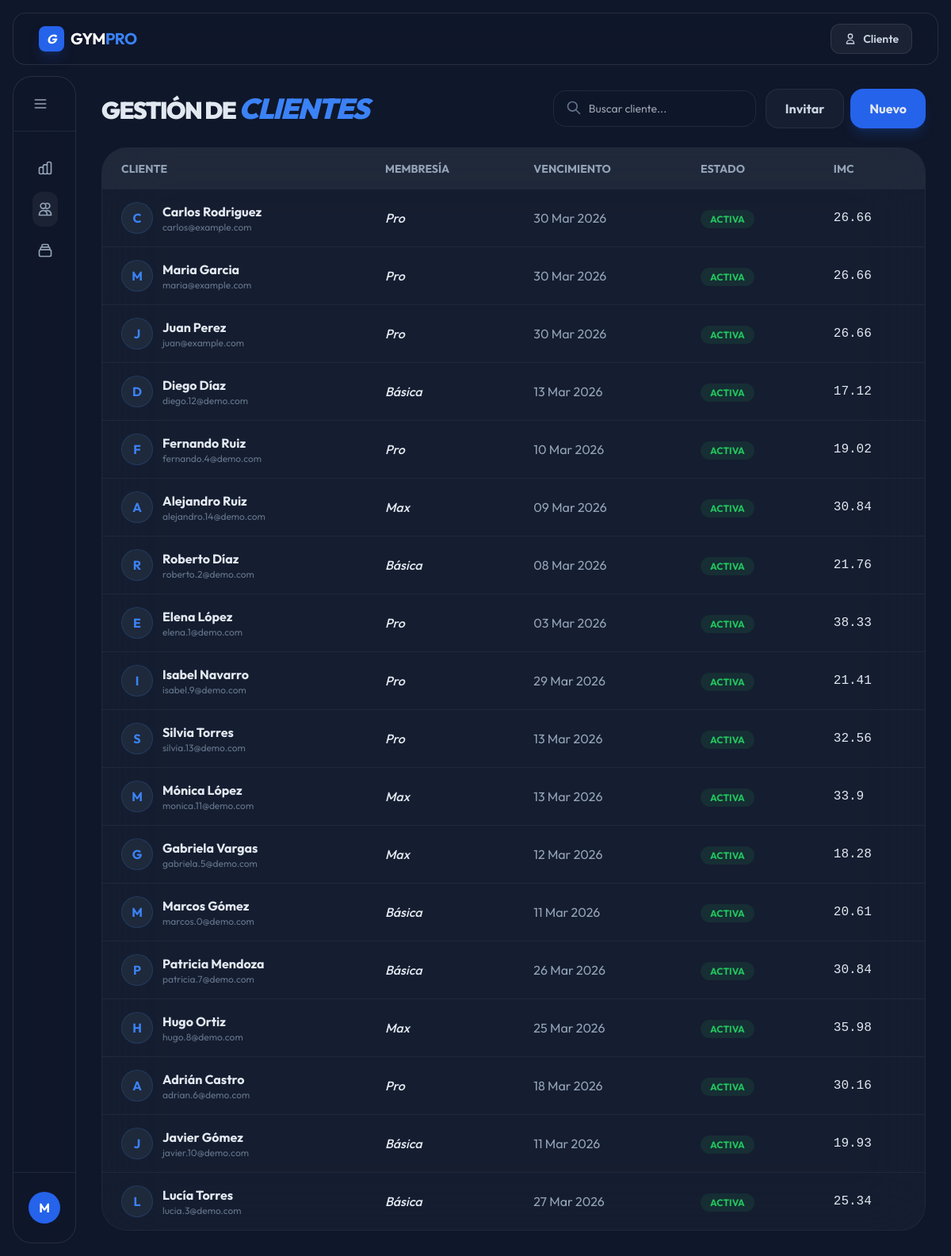
The app's page /dashboard/clientes/ (signed in) with its own data.
### administracion/models.py (models this page shows, shortened)
class Usuario(AbstractBaseUser, PermissionsMixin):
    class Roles(models.TextChoices):
        ADMIN   = 'admin',  'Administrador'
        CLIENTE = 'client', 'Cliente'
    nombre           = models.CharField('Nombre', max_length=100)
    apellido         = models.CharField('Apellido', max_length=100)
    correo           = models.EmailField('Correo electrónico', unique=True)
    telefono         = models.CharField('Teléfono', max_length=20, blank=True, null=True)
    fecha_nacimiento = models.DateField('Fecha de nacimiento', blank=True, null=True)
    direccion        = models.CharField('Dirección', max_length=255, blank=True, null=True)
    foto_perfil      = models.ImageField('Foto de perfil', upload_to='perfiles/', blank=True, null=True)
    rol    = models.CharField('Rol', max_length=10, choices=Roles.choices, default=Roles.CLIENTE)
    activo = models.BooleanField('Activo', default=True)
    is_staff  = models.BooleanField(default=False)
    is_active = models.BooleanField(default=True)
    is_deleted = models.BooleanField('Borrado', default=False, db_index=True)
    fecha_registro       = models.DateTimeField('Fecha de registro', auto_now_add=True)
    ultima_actualizacion = models.DateTimeField('Última actualización', auto_now=True)
    objects     = UsuarioManager()
    all_objects = models.Manager()
    USERNAME_FIELD  = 'correo'
    REQUIRED_FIELDS = ['nombre', 'apellido']
    class Meta:
        verbose_name        = 'Usuario'
        verbose_name_plural = 'Usuarios'
        ordering            = ['-fecha_registro']
    @property
    def nombre_completo(self):
        return f'{self.nombre} {self.apellido}'.strip()

### clientes/models.py (models this page shows, shortened)
class MembresiaCliente(BaseModel):
    class Estado(models.TextChoices):
        ACTIVA     = 'activa',     'Activa'
        VENCIDA    = 'vencida',    'Vencida'
        CANCELADA  = 'cancelada',  'Cancelada'
        SUSPENDIDA = 'suspendida', 'Suspendida'
    class MetodoPago(models.TextChoices):
        EFECTIVO      = 'efectivo',      'Efectivo'
        TARJETA       = 'tarjeta',       'Tarjeta'
        TRANSFERENCIA = 'transferencia', 'Transferencia'
        OTRO          = 'otro',          'Otro'
    class Meta:
        verbose_name        = 'Membresía de cliente'
        verbose_name_plural = 'Membresías de clientes'
        ordering            = ['-fecha_inicio']
        indexes = [
            models.Index(fields=['usuario', 'estado'],  name='idx_mem_usuario_estado'),
            models.Index(fields=['tipo', 'estado'],     name='idx_mem_tipo_estado'),
            models.Index(fields=['fecha_inicio'],        name='idx_mem_fecha_inicio'),
            models.Index(fields=['fecha_fin'],           name='idx_mem_fecha_fin'),
        ]
    usuario = models.ForeignKey(
        Usuario,
        on_delete=models.CASCADE,
        related_name='membresias',
        limit_choices_to={'rol': Usuario.Roles.CLIENTE},
        verbose_name='Cliente',
    )
    tipo = models.ForeignKey(
        TipoMembresia,
        on_delete=models.PROTECT,
        related_name='contrataciones',
        verbose_name='Plan',
    )
    fecha_inicio = models.DateField('Fecha de inicio')
    fecha_fin    = models.DateField('Fecha de fin')
    precio_pagado      = models.DecimalField('Precio pagado (MXN)', max_digits=8, decimal_places=2)
    descuento_aplicado = models.DecimalField('Descuento (%)', max_digits=5, decimal_places=2, default=0)
    metodo_pago        = models.CharField('Método de pago', max_length=15, choices=MetodoPago.choices, default=MetodoPago.EFECTIVO)
    estado       = models.CharField('Estado', max_length=12, choices=Estado.choices, default=Estado.ACTIVA)
    auto_renovar = models.BooleanField('Auto-renovar', default=False)
    notas        = models.TextField('Notas', blank=True)
    registrado_por = models.ForeignKey(
        Usuario,
        on_delete=models.SET_NULL,
        null=True, blank=True,
        related_name='membresias_registradas',
        limit_choices_to={'rol': Usuario.Roles.ADMIN},
        verbose_name='Registrado por',
    )
    fecha_registro      = models.DateTimeField(auto_now_add=True)
    fecha_actualizacion = models.DateTimeField(auto_now=True)

class TipoMembresia(BaseModel):
    class Nombre(models.TextChoices):
        BASICA = 'basica', 'Básica'
        PRO    = 'pro',    'Pro'
        MAX    = 'max',    'Max'
    class Meta:
        verbose_name        = 'Tipo de membresía'
        verbose_name_plural = 'Tipos de membresía'
        ordering            = ['precio_mensual']
    nombre         = models.CharField('Plan', max_length=10, choices=Nombre.choices, unique=True)
    descripcion    = models.TextField('Descripción', blank=True)
    precio_mensual = models.DecimalField('Precio mensual (MXN)', max_digits=8, decimal_places=2)
    duracion_dias  = models.PositiveIntegerField('Duración (días)', default=30)
    acceso_clases_grupales = models.BooleanField('Clases grupales', default=False)
    acceso_areas_premium   = models.BooleanField('Áreas premium', default=False)
    acceso_nutricionista   = models.BooleanField('Nutricionista', default=False)
    numero_acompanantes    = models.PositiveSmallIntegerField('Acompañantes', default=0)
    activo              = models.BooleanField('Activo', default=True)
    fecha_creacion      = models.DateTimeField(auto_now_add=True)
    fecha_actualizacion = models.DateTimeField(auto_now=True)

class PerfilCliente(BaseModel):
    class Meta:
        verbose_name        = 'Perfil de cliente'
        verbose_name_plural = 'Perfiles de clientes'
    usuario = models.OneToOneField(
        Usuario,
        on_delete=models.CASCADE,
        related_name='perfil_cliente',
        limit_choices_to={'rol': Usuario.Roles.CLIENTE},
        verbose_name='Cliente',
    )
    peso_lbs  = models.DecimalField('Peso (lbs)', max_digits=5, decimal_places=2, blank=True, null=True)
    altura_cm = models.DecimalField('Altura (cm)', max_digits=5, decimal_places=2, blank=True, null=True)
    @property
    def imc(self):
        if self.peso_lbs and self.altura_cm and self.altura_cm > 0:
            peso_kg  = float(self.peso_lbs) * 0.453592
            altura_m = float(self.altura_cm) / 100
            return round(peso_kg / (altura_m ** 2), 2)
        return None

### administracion/views.py (the view)
# urls.py: path('dashboard/clientes/', admin_clientes, name='admin_clientes'),
def admin_clientes(request):
    clientes = Usuario.objects.filter(rol=Usuario.Roles.CLIENTE, is_deleted=False).select_related('perfil_cliente').prefetch_related(
        Prefetch('membresias',
                 queryset=MembresiaCliente.objects.filter(estado='activa').select_related('tipo'),
                 to_attr='active_membership')
    ).order_by('-fecha_registro')
    return render(request, 'admin/clientes.html', {'clientes': clientes})

### administracion/base.py (called while the page is built)
    def get_queryset(self):
        return SoftDeleteQuerySet(self.model, using=self._db).filter(is_deleted=False)

### administracion/models.py (called while the page is built)
    def get_queryset(self):
        return SoftDeleteQuerySet(self.model, using=self._db).filter(is_deleted=False)

### templates/admin/clientes.html (shortened to what this page needs)
{% extends 'admin/admin_base.html' %}
{% block admin_content %}
<div id="section-clientes" class="space-y-6">
    <div class="flex flex-col md:flex-row md:justify-between md:items-center space-y-4 md:space-y-0">
        <h1 class="text-3xl font-black tracking-tighter uppercase">Gestión de <span
                class="text-blue-500 italic text-4xl">Clientes</span></h1>
        <div class="flex flex-col sm:flex-row space-y-3 sm:space-y-0 sm:space-x-3 items-center">
            <div class="relative group w-full sm:w-64">
                <input type="text" id="clientSearch" onkeyup="filterClients()" placeholder="Buscar cliente..."
                    class="w-full bg-slate-900/50 border border-slate-700/50 rounded-2xl px-4 py-3 text-sm text-white focus:outline-none focus:border-blue-500/50 transition pl-11 backdrop-blur-xl">
                <svg class="w-5 h-5 text-slate-500 absolute left-4 top-3 group-focus-within:text-blue-500 transition"
                    fill="none" stroke="currentColor" viewBox="0 0 24 24">
                    <path stroke-linecap="round" stroke-linejoin="round" stroke-width="2"
                        d="M21 21l-6-6m2-5a7 7 0 11-14 0 7 7 0 0114 0z" />
                </svg>
            </div>
            <div class="flex space-x-2 w-full sm:w-auto">
                <button onclick="toggleModal('invite-modal')"
                    class="flex-1 sm:flex-none bg-slate-800/50 hover:bg-slate-700/50 text-slate-300 px-6 py-3 rounded-2xl font-bold border border-slate-700/50 transition backdrop-blur-xl">
                    Invitar
                </button>
                <button
                    class="flex-1 sm:flex-none bg-blue-600 hover:bg-blue-500 px-6 py-3 rounded-2xl font-bold shadow-lg shadow-blue-600/20 transition active:scale-95">
                    Nuevo
                </button>
            </div>
        </div>
    </div>
    <div class="bg-slate-800/40 rounded-[2rem] border border-white/5 backdrop-blur-2xl overflow-hidden">
        <div class="overflow-x-auto scrollbar-hide">
            <table class="w-full text-left whitespace-nowrap">
                <thead class="bg-white/5 text-slate-400 text-sm uppercase font-bold">
                    <tr>
                        <th class="px-6 py-4">Cliente</th>
                        <th class="px-6 py-4">Membresía</th>
                        <th class="px-6 py-4">Vencimiento</th>
                        <th class="px-6 py-4">Estado</th>
                        <th class="px-6 py-4">IMC</th>
                    </tr>
                </thead>
                <tbody class="divide-y divide-slate-800">
                    {% for cliente in clientes %}
                    <tr class="hover:bg-white/5 transition client-row">
                        <td class="px-6 py-4 flex items-center space-x-3">
                            <div
                                class="w-10 h-10 rounded-full bg-slate-800 overflow-hidden flex items-center justify-center font-bold text-blue-500 border border-blue-500/20">
                                {% if cliente.foto_perfil %}
                                <img src="{{ cliente.foto_perfil.url }}" class="w-full h-full object-cover">
                                {% else %}
                                {{ cliente.nombre|slice:":1" }}
                                {% endif %}
                            </div>
                            <div>
                                <a href="{% url 'admin_cliente_detail' cliente.pk %}"
                                    class="font-bold search-target hover:text-blue-500 transition">
                                    {{ cliente.nombre_completo }}
                                </a>
                                <p class="text-xs text-slate-500">{{ cliente.correo }}</p>
                            </div>
                        </td>
                        <td class="px-6 py-4 font-medium italic">
                            {{ cliente.active_membership.0.tipo.get_nombre_display|default:"Sin membresía" }}
                        </td>
                        <td class="px-6 py-4 text-slate-400">
                            {{ cliente.active_membership.0.fecha_fin|date:"d M Y"|default:"-" }}
                        </td>
                        <td class="px-6 py-4">
                            {% if cliente.active_membership.0 %}
                            <span
                                class="px-3 py-1 bg-green-500/10 text-green-500 rounded-full text-xs font-bold uppercase">Activa</span>
                            {% else %}
                            <span
                                class="px-3 py-1 bg-slate-500/10 text-slate-500 rounded-full text-xs font-bold uppercase">Inactiva</span>
                            {% endif %}
                        </td>
                        <td class="px-6 py-4 font-mono">{{ cliente.perfil_cliente.imc|default:"0.0" }}</td>
                    </tr>
                    {% empty %}
                    <tr>
                        <td colspan="5" class="px-6 py-10 text-center text-slate-500">No hay clientes registrados
                            aún.</td>
                    </tr>
                    {% endfor %}
                </tbody>
            </table>
        </div>
    </div>
</div>
{% endblock %}

### templates/components/sidebar.html (shortened to what this page needs)
<aside :class="sidebarOpen ? 'w-64' : 'w-20'"
    class="glass m-4 mr-0 rounded-3xl hidden lg:flex flex-col transition-all duration-300 ease-in-out">
    <div class="p-6 flex items-center justify-between border-b border-slate-800">
        <button @click="sidebarOpen = !sidebarOpen" class="text-slate-400 hover:text-white transition">
            <svg class="w-5 h-5" fill="none" stroke="currentColor" viewBox="0 0 24 24">
                <path stroke-linecap="round" stroke-linejoin="round" stroke-width="2" d="M4 6h16M4 12h16M4 18h16" />
            </svg>
        </button>
    </div>
    <div class="p-6 flex-1">
        <nav class="space-y-2">
            <a href="{% url 'dashboard' %}"
                class="sidebar-link {% if request.resolver_match.url_name == 'dashboard' %}active text-blue-400 bg-white/5{% endif %} flex items-center space-x-3 px-4 py-3 rounded-xl hover:bg-white/5 transition group"
                :class="!sidebarOpen ? 'justify-center px-0' : ''">
            </a>
            <a href="{% url 'admin_clientes' %}"
                class="sidebar-link {% if request.resolver_match.url_name == 'admin_clientes' %}active text-blue-400 bg-white/5{% endif %} flex items-center space-x-3 px-4 py-3 rounded-xl hover:bg-white/5 transition group"
                :class="!sidebarOpen ? 'justify-center px-0' : ''">
                <svg class="w-5 h-5 text-slate-400 group-hover:text-blue-400 shrink-0" fill="none" stroke="currentColor"
                    viewBox="0 0 24 24">
                    <path stroke-linecap="round" stroke-linejoin="round" stroke-width="2"
                        d="M12 4.354a4 4 0 110 5.292M15 21H3v-1a6 6 0 0112 0v1zm0 0h6v-1a6 6 0 00-9-5.197M13 7a4 4 0 11-8 0 4 4 0 018 0z" />
                </svg>
            </a>
            <a href="{% url 'admin_rutinas' %}"
                class="sidebar-link {% if request.resolver_match.url_name == 'admin_rutinas' %}active text-blue-400 bg-white/5{% endif %} flex items-center space-x-3 px-4 py-3 rounded-xl hover:bg-white/5 transition group"
                :class="!sidebarOpen ? 'justify-center px-0' : ''">
            </a>
        </nav>
    </div>
    <div class="mt-auto p-6 border-t border-slate-800 space-y-4">
        <div class="flex items-center space-x-3" :class="!sidebarOpen ? 'justify-center' : ''">
            <div
                class="w-10 h-10 rounded-full bg-blue-600 flex items-center justify-center font-bold text-white shrink-0">
                {{ user.nombre|slice:":1" }}
            </div>
        </div>
    </div>
</aside>

### templates/base.html (style rules this page uses)
body { font-family: 'Outfit', sans-serif; }
.glass { background: rgba(15, 23, 42, 0.8); backdrop-filter: blur(12px); border: 1px solid rgba(255, 255, 255, 0.1); }
.scrollbar-hide { -ms-overflow-style: none; scrollbar-width: none; }

### records on screen
Usuario: nombre "M", nombre_completo "Maria Garcia", correo "maria@example.com", active_membership.0.tipo.nombre "Pro", active_membership.0.fecha_fin "30 Mar 2026", shows "ACTIVA", perfil_cliente.imc "26.66"
Usuario: nombre "C", nombre_completo "Carlos Rodriguez", correo "carlos@example.com", active_membership.0.tipo.nombre "Pro", active_membership.0.fecha_fin "30 Mar 2026", shows "ACTIVA", perfil_cliente.imc "26.66"
Usuario: nombre "J", nombre_completo "Juan Perez", correo "juan@example.com", active_membership.0.tipo.nombre "Pro", active_membership.0.fecha_fin "30 Mar 2026", shows "ACTIVA", perfil_cliente.imc "26.66"
Usuario: nombre "D", nombre_completo "Diego Díaz", correo "diego.12@demo.com", active_membership.0.tipo.nombre "Básica", active_membership.0.fecha_fin "13 Mar 2026", shows "ACTIVA", perfil_cliente.imc "17.12"
Usuario: nombre "F", nombre_completo "Fernando Ruiz", correo "fernando.4@demo.com", active_membership.0.tipo.nombre "Pro", active_membership.0.fecha_fin "10 Mar 2026", shows "ACTIVA", perfil_cliente.imc "19.02"
Usuario: nombre "A", nombre_completo "Alejandro Ruiz", correo "alejandro.14@demo.com", active_membership.0.tipo.nombre "Max", active_membership.0.fecha_fin "09 Mar 2026", shows "ACTIVA", perfil_cliente.imc "30.84"
Usuario: nombre "R", nombre_completo "Roberto Díaz", correo "roberto.2@demo.com", active_membership.0.tipo.nombre "Básica", active_membership.0.fecha_fin "08 Mar 2026", shows "ACTIVA", perfil_cliente.imc "21.76"
Usuario: nombre "E", nombre_completo "Elena López", correo "elena.1@demo.com", active_membership.0.tipo.nombre "Pro", active_membership.0.fecha_fin "03 Mar 2026", shows "ACTIVA", perfil_cliente.imc "38.33"
Usuario: nombre "I", nombre_completo "Isabel Navarro", correo "isabel.9@demo.com", active_membership.0.tipo.nombre "Pro", active_membership.0.fecha_fin "29 Mar 2026", shows "ACTIVA", perfil_cliente.imc "21.41"
Usuario: nombre "S", nombre_completo "Silvia Torres", correo "silvia.13@demo.com", active_membership.0.tipo.nombre "Pro", active_membership.0.fecha_fin "13 Mar 2026", shows "ACTIVA", perfil_cliente.imc "32.56"
Usuario: nombre "M", nombre_completo "Mónica López", correo "monica.11@demo.com", active_membership.0.tipo.nombre "Max", active_membership.0.fecha_fin "13 Mar 2026", shows "ACTIVA", perfil_cliente.imc "33.9"
Usuario: nombre "G", nombre_completo "Gabriela Vargas", correo "gabriela.5@demo.com", active_membership.0.tipo.nombre "Max", active_membership.0.fecha_fin "12 Mar 2026", shows "ACTIVA", perfil_cliente.imc "18.28"
Usuario: nombre "M", nombre_completo "Marcos Gómez", correo "marcos.0@demo.com", active_membership.0.tipo.nombre "Básica", active_membership.0.fecha_fin "11 Mar 2026", shows "ACTIVA", perfil_cliente.imc "20.61"
Usuario: nombre "P", nombre_completo "Patricia Mendoza", correo "patricia.7@demo.com", active_membership.0.tipo.nombre "Básica", active_membership.0.fecha_fin "26 Mar 2026", shows "ACTIVA", perfil_cliente.imc "30.84"
Usuario: nombre "H", nombre_completo "Hugo Ortiz", correo "hugo.8@demo.com", active_membership.0.tipo.nombre "Max", active_membership.0.fecha_fin "25 Mar 2026", shows "ACTIVA", perfil_cliente.imc "35.98"
Usuario: nombre "A", nombre_completo "Adrián Castro", correo "adrian.6@demo.com", active_membership.0.tipo.nombre "Pro", active_membership.0.fecha_fin "18 Mar 2026", shows "ACTIVA", perfil_cliente.imc "30.16"
Usuario: nombre "J", nombre_completo "Javier Gómez", correo "javier.10@demo.com", active_membership.0.tipo.nombre "Básica", active_membership.0.fecha_fin "11 Mar 2026", shows "ACTIVA", perfil_cliente.imc "19.93"
Usuario: nombre "L", nombre_completo "Lucía Torres", correo "lucia.3@demo.com", active_membership.0.tipo.nombre "Básica", active_membership.0.fecha_fin "27 Mar 2026", shows "ACTIVA", perfil_cliente.imc "25.34"
